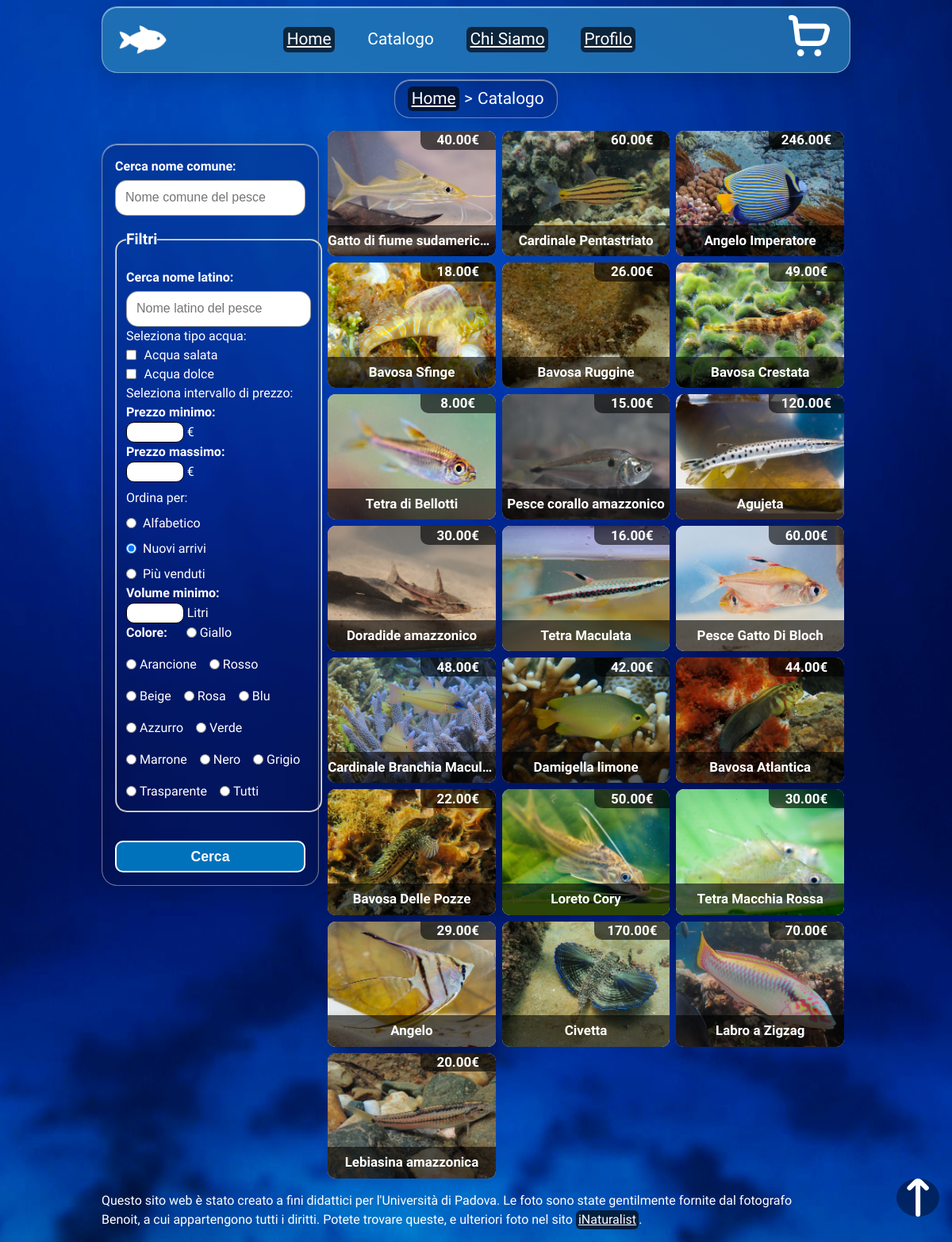
The page /CodiceSito/PHP/catalogo.php?filtro=nuovi_arrivi on the database its author committed.
### tables this page shows
CREATE TABLE pesci (
    nome_latino VARCHAR(150) PRIMARY KEY,
    nome_comune VARCHAR(150) NOT NULL UNIQUE,
    famiglia VARCHAR(100) NOT NULL,
    dimensione INT NOT NULL,
    volume_minimo INT NOT NULL,
    colori VARCHAR(100) NOT NULL,
    prezzo DECIMAL(8,2) NOT NULL,
    disponibilita INT NOT NULL,
    immagine VARCHAR(255) NOT NULL,
	data_inserimento DATE NOT NULL DEFAULT CURRENT_DATE,
	FOREIGN KEY (famiglia) REFERENCES famiglie(famiglia_latino) ON DELETE CASCADE
);

### CodiceSito/PHP/db_connection.php (called while the page is built, shortened)
<?php
class FMAccess {
	private $connection;
	public function openConnection() {
		$this->connection = mysqli_connect(FMAccess::HOST_DB, FMAccess::USERNAME, FMAccess::PASSWORD, FMAccess::DATABASE_NAME);
		if(mysqli_connect_errno()) {
			return false;
		} else {
			return true;
		}
	}
	public function closeConnection() {
		try {
        	mysqli_close($this->connection);
		} catch (Throwable $e) {
		} finally {
			$this->connection = null;
		}
	}
	public function getPesci($condizioni, $parametri, $operazione = '') {
		$sql = "SELECT p.* , f.tipo_acqua, f.famiglia_latino AS famiglia FROM pesci p JOIN famiglie f ON p.famiglia = f.famiglia_latino";
		if ($operazione == '') {
			$sql .= " ORDER BY nome_comune ASC";
		} else {
			$sql .= " " . $operazione;
		}
		$stmt = $this->connection->prepare($sql);
		$stmt->execute();
		$result = $stmt->get_result();
		$pesci = [];
		while ($row = $result->fetch_assoc()) {
			$pesci[] = $row;
		}
		return $pesci;
	}
}
?>

### CodiceSito/PHP/crea_card_pesce.php (the view)
<?php
function crea_card_pesce(array $pesci, $startId = 0) : string {
    $stringaPesci = '';
    if($pesci != null) {
        $id = $startId;
        foreach($pesci as $pesce) {
            $id++;
            $idTitolo = 'titolo-' . $id;
            $idPrezzo = 'prezzo-' . $id;
            $immagine = htmlspecialchars($pesce['immagine'] ?? 'default.jpg');
            $nome_comune = htmlspecialchars($pesce['nome_comune'] ?? '');
            $nome_latino = htmlspecialchars($pesce['nome_latino'] ?? '');
            $stringaPesci .= '<li class="card-pesce">';
            $stringaPesci .= '<article>';
            $stringaPesci .= '<a href="../PHP/pesce.php?nome_latino=' . urlencode($nome_latino) . '" aria-labelledby="' . $idTitolo . ' ' . $idPrezzo . '">';
            $stringaPesci .= '<img loading="lazy" height="683" width="1024" src="' . $immagine . '" alt="">';
            $stringaPesci .= '<div class="dati-pesce">';
            $stringaPesci .= '<h3 class="nome" id="' . $idTitolo . '">' . $nome_comune . '</h3>';
            $stringaPesci .= '</div>';
            $stringaPesci .= '<p class="prezzo" id="' . $idPrezzo . '">' . $pesce['prezzo'] . '€</p>';
            $stringaPesci .= '</a>';
            $stringaPesci .= '</article>';
            $stringaPesci .= '</li>';
        }
    }
    return $stringaPesci;
}
?>

### CodiceSito/CSS/desktop.css (style rules this page uses)
body { max-width: 60em; margin: auto; }
#cart-link { margin-right: 0em; }
#menu { display: block; }
#menu ul { display: flex; justify-content: center; align-items: center; list-style-type: none; }
#menu li { margin-right: 2em; }
.dati-pesce .nome { font-size: clamp(0.875em, 0.2em + 1.6vw, 2em); font-size: clamp(0.875em, 8cqw, 2em); }
.pesci-catalogo { grid-template-columns: 1fr 1fr 1fr; padding-left: 0.7rem; gap: 0.5rem; }
#form-container-catalogo { float:left; width:15em; }
#filters { display: block; }

### CodiceSito/CSS/stampa.css (style rules this page uses)
html { color: black; font-family: serif; }
.sezione-standard { background: none; border-radius: 20px; border: 2px solid black; backdrop-filter: none; box-shadow: none; }
.bottone-standard { background: none; border: 2px solid black; color: black; }
body { background-image: none; }
.header, .header-content, .back-to-top { display: none; }
.card-pesce { border-radius: 0px; }
.card-pesce { background: none; }
.card-pesce .prezzo, .dati-pesce { color: black; background: white; }
a { color:black; }
.link-testuale[href]::after { content: " (" attr(href) ")"; font-size: 0.9em; word-break: break-all; }
.link-testuale,.link-testuale:visited { background-color: white; text-decoration: underline; border-radius: 0px; color:black; }
img { filter: grayscale(100%); }

### rows shown on the page
pesci: immagine (picture), nome_comune "Gatto di fiume sudameric…", prezzo "40.00"
pesci: immagine (picture), nome_comune "Cardinale Pentastriato", prezzo "60.00"
pesci: immagine (picture), nome_comune "Angelo Imperatore", prezzo "246.00"
pesci: immagine (picture), nome_comune "Bavosa Sfinge", prezzo "18.00"
pesci: immagine (picture), nome_comune "Bavosa Ruggine", prezzo "26.00"
pesci: immagine (picture), nome_comune "Bavosa Crestata", prezzo "49.00"
pesci: immagine (picture), nome_comune "Tetra di Bellotti", prezzo "8.00"
pesci: immagine (picture), nome_comune "Pesce corallo amazzonico", prezzo "15.00"
pesci: immagine (picture), nome_comune "Agujeta", prezzo "120.00"
pesci: immagine (picture), nome_comune "Doradide amazzonico", prezzo "30.00"
pesci: immagine (picture), nome_comune "Tetra Maculata", prezzo "16.00"
pesci: immagine (picture), nome_comune "Pesce Gatto Di Bloch", prezzo "60.00"
pesci: immagine (picture), nome_comune "Cardinale Branchia Macul…", prezzo "48.00"
pesci: immagine (picture), nome_comune "Damigella limone", prezzo "42.00"
pesci: immagine (picture), nome_comune "Bavosa Atlantica", prezzo "44.00"
pesci: immagine (picture), nome_comune "Bavosa Delle Pozze", prezzo "22.00"
pesci: immagine (picture), nome_comune "Loreto Cory", prezzo "50.00"
pesci: immagine (picture), nome_comune "Tetra Macchia Rossa", prezzo "30.00"
pesci: immagine (picture), nome_comune "Angelo", prezzo "29.00"
pesci: immagine (picture), nome_comune "Civetta", prezzo "170.00"
pesci: immagine (picture), nome_comune "Labro a Zigzag", prezzo "70.00"
pesci: immagine (picture), nome_comune "Lebiasina amazzonica", prezzo "20.00"
